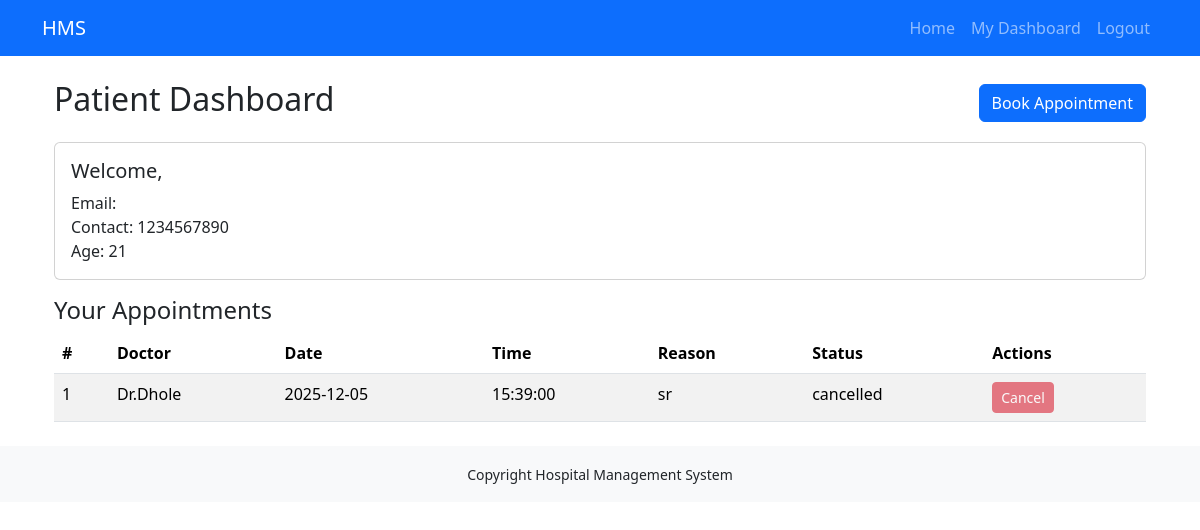
Screenshot of /patient/dashboard (signed in) with the database file from the repository.
### models.py (models this page shows, shortened)
class Patient(db.Model):
    __tablename__ = "patients"
    id = db.Column(db.Integer, primary_key=True)
    user_id = db.Column(db.Integer, db.ForeignKey("users.id", ondelete="CASCADE"), nullable=False, unique=True)
    age = db.Column(db.Integer, nullable=True)
    gender = db.Column(db.String(20), nullable=True)
    contact = db.Column(db.String(50), nullable=True)
    address = db.Column(db.Text, nullable=True)
    notes = db.Column(db.Text, nullable=True)
    appointments = db.relationship("Appointment", backref="patient", lazy=True, cascade="all, delete-orphan")

class Appointment(db.Model):
    __tablename__ = "appointments"
    id = db.Column(db.Integer, primary_key=True)
    patient_id = db.Column(db.Integer, db.ForeignKey("patients.id", ondelete="CASCADE"), nullable=False)
    doctor_id = db.Column(db.Integer, db.ForeignKey("doctors.id", ondelete="SET NULL"), nullable=True)
    date = db.Column(db.Date, nullable=False)
    time = db.Column(db.Time, nullable=True)
    reason = db.Column(db.Text, nullable=True)
    notes = db.Column(db.Text, nullable=True)
    status = db.Column(db.String(30), nullable=False, default="pending") #pending , completed , cancelled
    created_at = db.Column(db.DateTime, default=datetime.utcnow)
    completed_at = db.Column(db.DateTime, nullable=True)
    @property
    def doctor_name(self):
        if self.doctor and self.doctor.user:
            return self.doctor.user.name
        return None

class User(db.Model):
    __tablename__ = "users"
    id = db.Column(db.Integer, primary_key=True)
    name = db.Column(db.String(120), nullable=False)
    email = db.Column(db.String(150), unique=True, nullable=False, index=True)
    password_hash = db.Column(db.String(256), nullable=False)
    role = db.Column(db.String(20), nullable=False, default="patient")
    created_at = db.Column(db.DateTime, default=datetime.utcnow)
    is_active = db.Column(db.Boolean, default=True, nullable=False)
    doctor = db.relationship("Doctor", backref="user",uselist=False, cascade="all, delete")
    patient = db.relationship("Patient", backref="user",uselist=False, cascade="all, delete")

### app.py (the view)
@app.route('/patient/dashboard')
def patient_dashboard():
    if 'user_id' not in session or session.get('role') != 'patient':
        flash('Patient access required.', 'danger')
        return redirect(url_for('login'))
    patient = Patient.query.filter_by(user_id=session['user_id']).first()
    if not patient:
        flash('Patient profile not found.', 'danger')
        return redirect(url_for('login'))
    today = date.today()
    appointments = Appointment.query.filter(
        Appointment.patient_id == patient.id,
        Appointment.date >= today
    ).order_by(Appointment.date, Appointment.time).all()
    return render_template('patient_dashboard.html', patient=patient, appointments=appointments)

### templates/patient_dashboard.html
{% extends "base.html" %} {% block title %}Patient Dashboard{% endblock %} {%
block content %}
<div class="container my-4">
  <div class="d-flex justify-content-between align-items-center mb-3">
    <h2>Patient Dashboard</h2>
    <a href="{{ url_for('book_appointment') }}" class="btn btn-primary"
      >Book Appointment</a
    >
  </div>
  <div class="card mb-3">
    <div class="card-body">
      <h5 class="card-title">
        Welcome, {{ patient.name if patient else 'Patient' }}
      </h5>
      <p class="card-text">
        Email: {{ patient.email if patient else '-' }}<br />
        Contact: {{ patient.contact if patient else '-' }}<br />
        Age: {{ patient.age if patient else '-' }}
      </p>
    </div>
  </div>
  <h4>Your Appointments</h4>
  {% if appointments %}
  <table class="table table-striped">
    <thead>
      <tr>
        <th>#</th>
        <th>Doctor</th>
        <th>Date</th>
        <th>Time</th>
        <th>Reason</th>
        <th>Status</th>
        <th>Actions</th>
      </tr>
    </thead>
    <tbody>
      {% for appt in appointments %}
      <tr>
        <td>{{ loop.index }}</td>
        <td>
          {{ appt.doctor_name or (appt.doctor.user.name if appt.doctor and
          appt.doctor.user else '-') }}
        </td>
        <td>{{ appt.date }}</td>
        <td>{{ appt.time }}</td>
        <td>{{ appt.reason }}</td>
        <td>{{ appt.status }}</td>
        <td>
          {% if session.get('role') == 'patient' %}
          <form
            action="{{ url_for('cancel_appointment', appointment_id=appt.id) }}"
            method="post"
            style="display: inline"
          >
            <button
              class="btn btn-sm btn-danger"
              ()
              {%
              if
              appt.status
              !="pending"
              %}disabled{%
              endif
              %}
            >
              Cancel
            </button>
          </form>
          {% endif %}
        </td>
      </tr>
      {% endfor %}
    </tbody>
  </table>
  {% else %}
  <p>
    No appointments found.
    <a href="{{ url_for('book_appointment') }}">Book one now.</a>
  </p>
  {% endif %}
</div>
{% endblock %}

### rows the page displays
Patient: contact "1234567890", age "21"
Appointment: name "Dr.Dhole", date "2025-12-05", time "15:39:00", reason "sr", status "cancelled"
